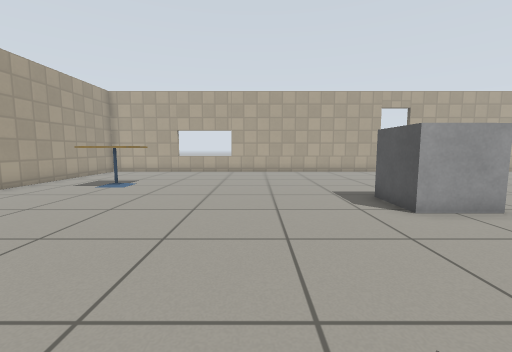
View 1 (above)

20 first-person views from a walk through a world built for the Gazebo simulator. The camera is 0.72 m above the floor, tilts 6° down and sees 90° across. The floor is counted in squares, 0.5 m on a side. Each view is taken from the middle of a square. On the plan, view 1 faces up. The plan holds only what a view shows up to about 13 squares ahead; the rest is blank. Gazebo's built-in surfaces are drawn with simple patterns.

View 2
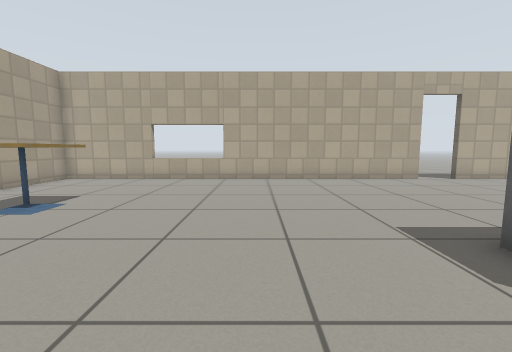

View 3
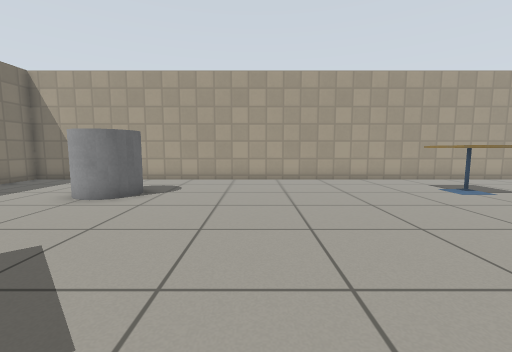

View 4
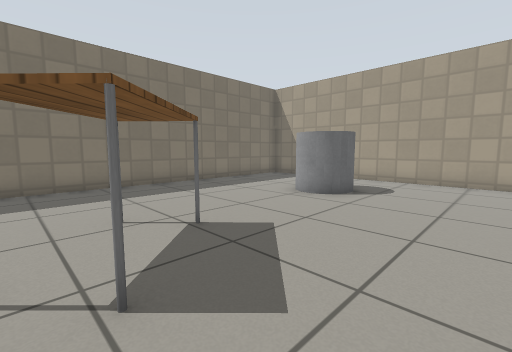

View 5
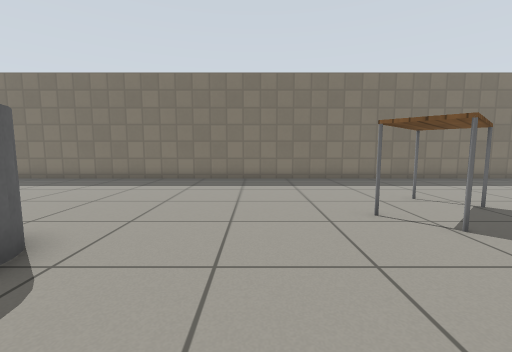

View 6
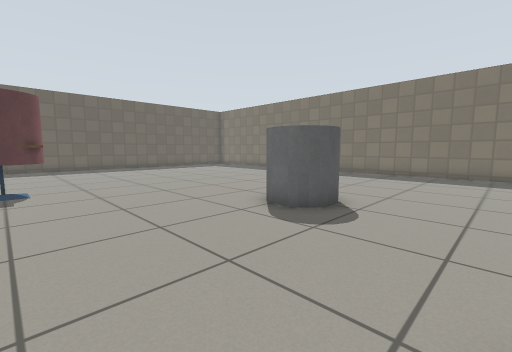

View 7
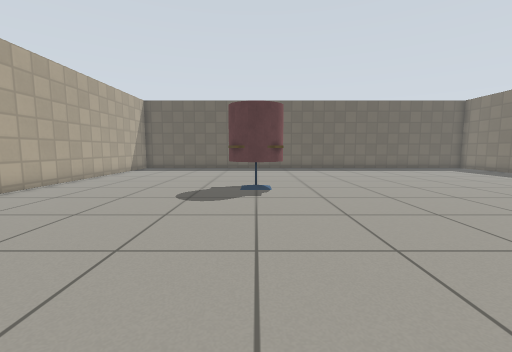

View 8
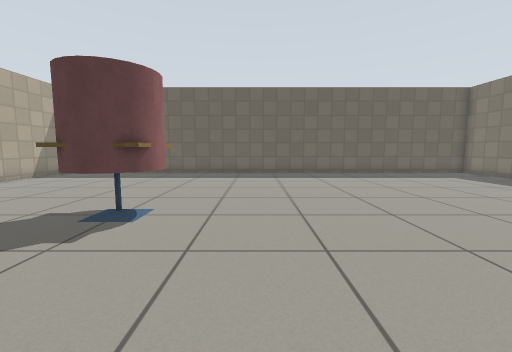

View 9
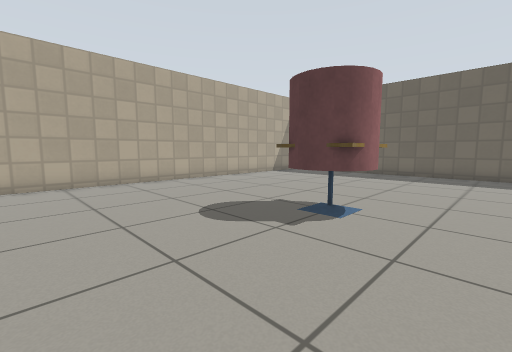

View 10
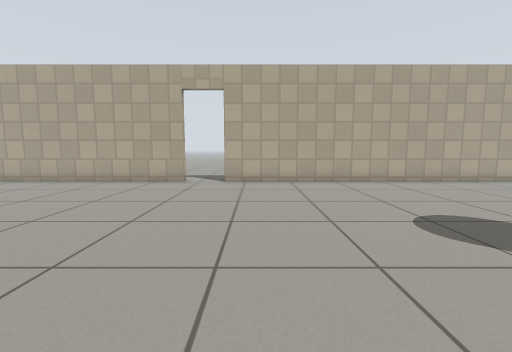

View 11
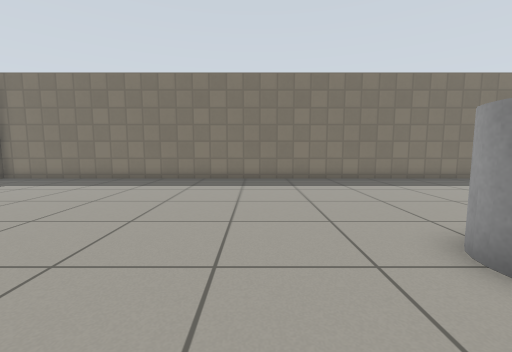

View 12
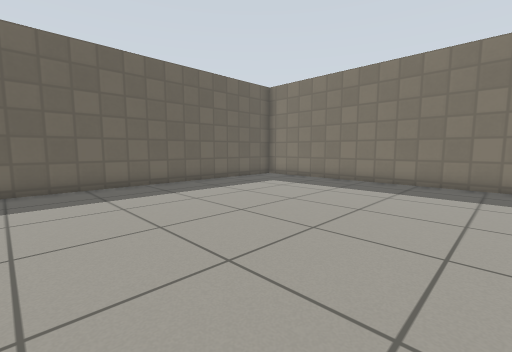

View 13
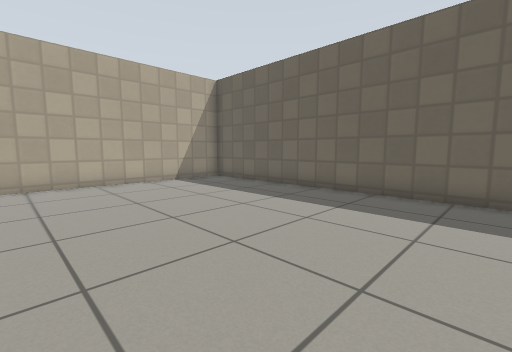

View 14
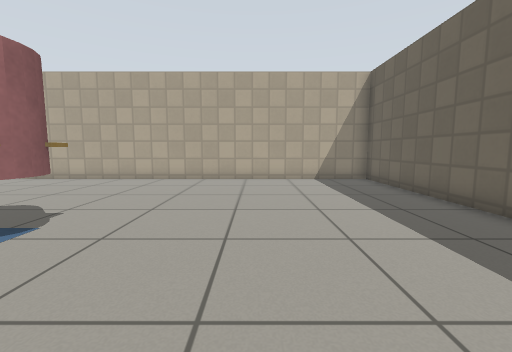

View 15
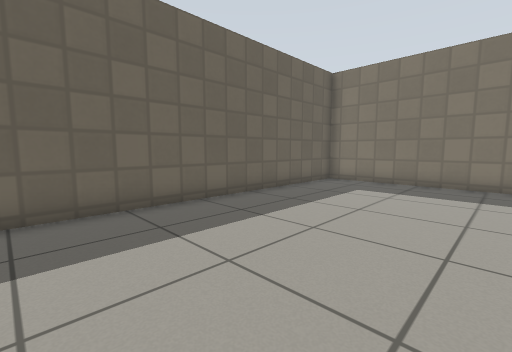

View 16
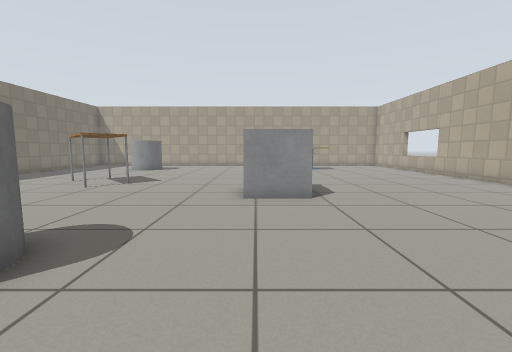

View 17
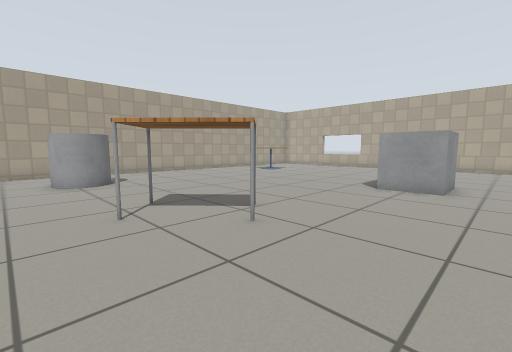

View 18
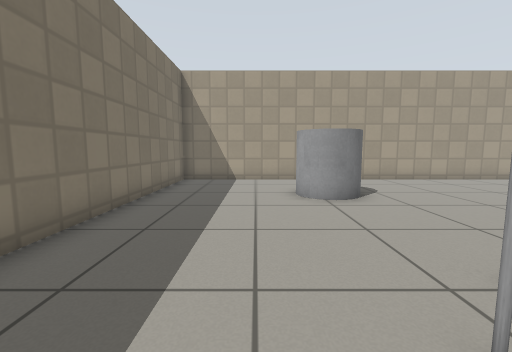

View 19
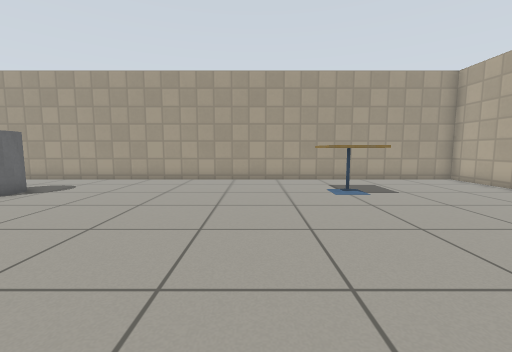

View 20
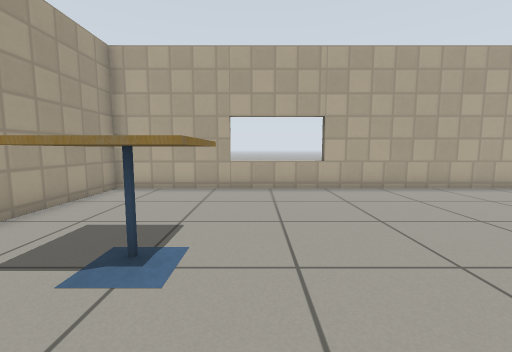

### Floor plan
Key: @ floor where view 1 was taken; # wall or solid block; . floor; D open door; = window, fence, low wall or low ledge; T cafe table; B grey box; C grey cylinder; A table; R red cylinder.
Columns run from 9 left of view 1 to 26 right of it. Each row starts with its distance up from view 1.
 17 #####===##########D#################
 16 #................DD................#
 15 #..................................#
 14 #..................................#
 13 #..................................#
 12 #..................................#
 11 #..TT..............................#
 10 #..TT..............................#
  9 #..TT....................##........#
  8 #........................RR........#
  7 #............BB..........##........#
  6 #............BB....................#
  5 #..................................#
  4 #..................................#
  3 #..................C...............#
  2 #.................C C..............#
  1 #..................C...............#
  0 #........@.AA......................#
 -1 #..CC.....AAA......................#
 -2 #.. CC....AA.......................#
 -3 #..................................#
 -4 #..................................#
 -5 #..................................#
 -6 #..................................#
 -7 ####################################

Where each view was taken, in squares from view 1:
view 1: 0 up, 0 right, facing up
view 2: 4 up, 0 right, facing up
view 3: 3 up, 3 right, facing left
view 4: 3 up, 3 right, facing down-left
view 5: 5 up, 6 right, facing down
view 6: 8 up, 6 right, facing down-right
view 7: 8 up, 7 right, facing right
view 8: 5 up, 11 right, facing right
view 9: 5 up, 11 right, facing up-right
view 10: 5 up, 11 right, facing up
view 11: 5 up, 14 right, facing down
view 12: 4 up, 16 right, facing down-right
view 13: 5 up, 18 right, facing up-right
view 14: 4 up, 21 right, facing up
view 15: 4 up, 20 right, facing down-right
view 16: 6 up, 13 right, facing left
view 17: 4 down, 7 right, facing up-left
view 18: 4 down, 3 right, facing left
view 19: 7 up, 3 right, facing left
view 20: 7 up, 4 left, facing up
